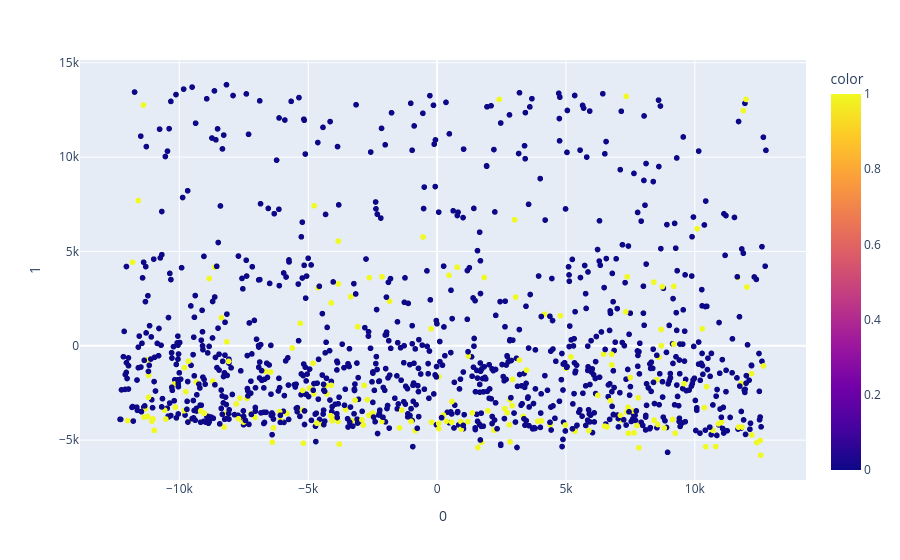

Notebook cell for this chart:
### Code cell
import plotly.express as px
fig = px.scatter(principalComponents, x=0, y=1, color=y_train)
fig.show()
X_train = principalComponents
X_test = pca.transform(X_test)

### Figure 1 — Plotly figure (JSON) as saved in the notebook; plotly's stock layout.template omitted (floating-point values rounded to 4 significant figures; data arrays with more than 128 entries replaced by an {"elided": "..."} marker saying what was removed)
{"data": [{"hovertemplate": "0=%{x}<br>1=%{y}<br>color=%{marker.color}<extra></extra>", "legendgroup": "", "marker": {"color": {"elided": "1176 int values"}, "coloraxis": "coloraxis", "symbol": "circle"}, "mode": "markers", "name": "", "showlegend": false, "type": "scattergl", "x": {"elided": "1176 float values"}, "xaxis": "x", "y": {"elided": "1176 float values"}, "yaxis": "y"}], "layout": {"coloraxis": {"colorbar": {"title": {"text": "color"}}, "colorscale": [[0, "#0d0887"], [0.1111, "#46039f"], [0.2222, "#7201a8"], [0.3333, "#9c179e"], [0.4444, "#bd3786"], [0.5556, "#d8576b"], [0.6667, "#ed7953"], [0.7778, "#fb9f3a"], [0.8889, "#fdca26"], [1, "#f0f921"]]}, "legend": {"tracegroupgap": 0}, "margin": {"t": 60}, "xaxis": {"anchor": "y", "domain": [0, 1], "title": {"text": "0"}}, "yaxis": {"anchor": "x", "domain": [0, 1], "title": {"text": "1"}}}}
